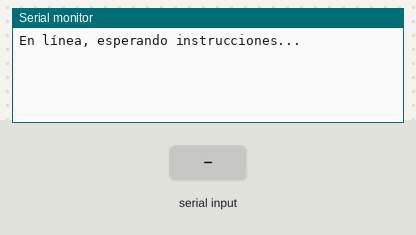
Recording of a sketch running on a simulated Arduino Uno, built with avr-gcc and run on an emulated ATmega328P. Shown: the last lines printed to the serial monitor. The inputs (shaded band) are chosen by the test bench.

Above: at 1.2 s.
1.3 s: "sum" received over Serial
At 3.5 s:
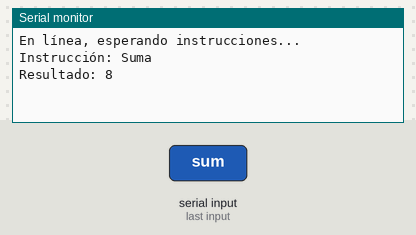
3.9 s: "di" received over Serial
At 5.6 s:
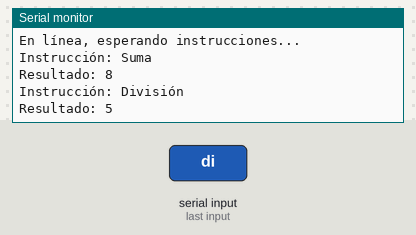
6.4 s: "1" received over Serial
At 9.0 s:
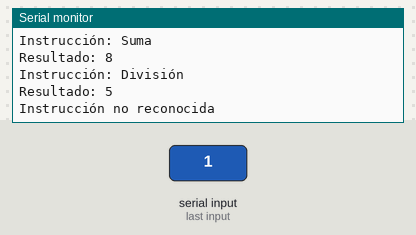

Measured:
- after the input at 1.3 s, the serial monitor: prints a new line after 1.1 s (image 1)
- after the input at 3.9 s, the serial monitor: prints a new line after 1.1 s (image 2)
- after the input at 6.4 s, the serial monitor: prints a new line after 1.1 s (image 3)

The sketch:

ALUDisplay.ino
```cpp
// Variables para comunicación serial
char data[26];
int number_of_bytes_received;

void setup() {
  // Configuración inicial
  Serial.begin(9600);
  Serial.println("En línea, esperando instrucciones...");
}

void loop() {
  // Procesar datos recibidos por comunicación serial
  if (Serial.available()) {
    number_of_bytes_received = Serial.readBytesUntil(13, data, 25); // Leer hasta 25 bytes o hasta recibir <CR>
    data[number_of_bytes_received] = '\0'; // Agregar terminador nulo

    // Comparar comandos
    if (strcmp(data, "sum") == 0) {
      Serial.println("Instrucción: Suma");
      realizarOperacion(1); // Código para suma
    } else if (strcmp(data, "di") == 0) {
      Serial.println("Instrucción: División");
      realizarOperacion(2); // Código para división
    } else {
      Serial.println("Instrucción no reconocida");
    }
  }

  delay(100); // Retraso para estabilidad
}

// Función para realizar operaciones
void realizarOperacion(int operacion) {
  int resultado = 0;

  // Dependiendo de la operación
  switch (operacion) {
    case 1: // Suma
      resultado = 5 + 3; // Ejemplo de suma (puedes ajustar los valores)
      break;
    case 2: // División (asegúrate de evitar divisiones por 0)
      if (3 != 0) { // Ejemplo divisor
        resultado = 15 / 3; // Ejemplo de división
      } else {
        Serial.println("Error: División por cero");
        return;
      }
      break;
    default:
      Serial.println("Operación no definida");
      return;
  }

  // Mostrar resultado en serial
  Serial.print("Resultado: ");
  Serial.println(resultado);

  // Aquí agregarías el código para enviar `resultado` al display de 7 segmentos
}
```
